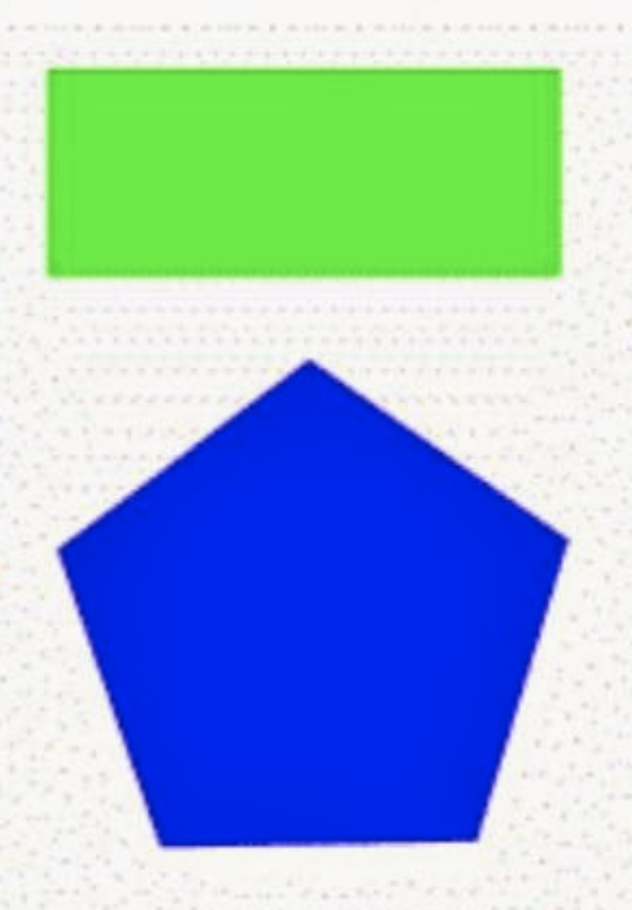
#> input picture colored_shapes.png, 632 x 910 px
$ python 22_contour_properties.py
#> lines starting #> are read from the running program, lines starting #| are printed output that depends on the picture; after the words box and inside, x2 and y2 are one past the last pixel; in counts of white or black regions, pixels touching at a corner belong together; long printed decimals are rounded
import cv2
import numpy as np

# load image
img = cv2.imread('colored_shapes.png')
#> img is the input picture: shape (910, 632, 3); mean B, G, R 205.6, 179.4, 146.4
imgray = cv2.cvtColor(img, cv2.COLOR_BGR2GRAY)
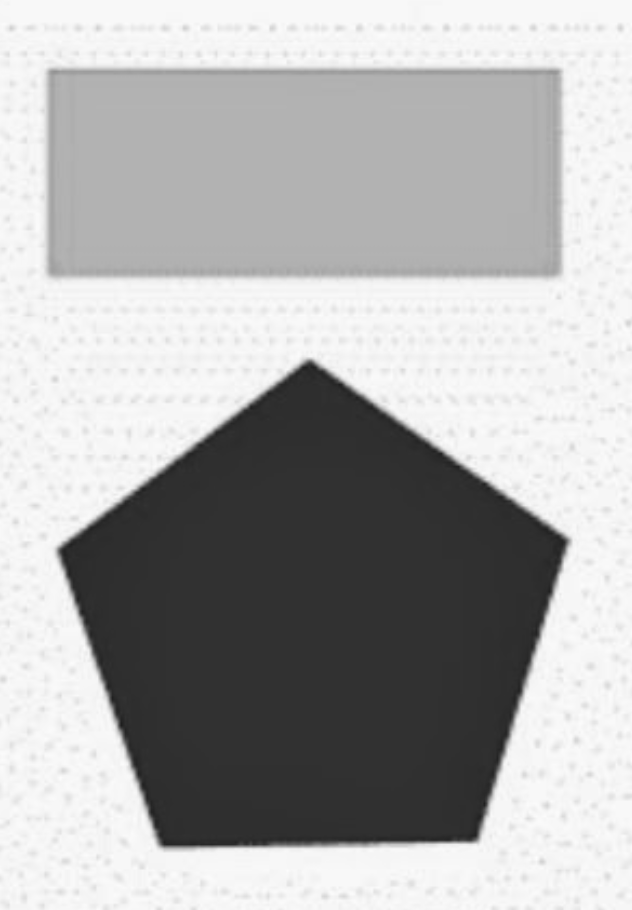
#> imgray: shape (910, 632); min 30, max 253, mean 172.5

# get contours based on threshold
ret, thresh = cv2.threshold(imgray, 200, 255, 0)
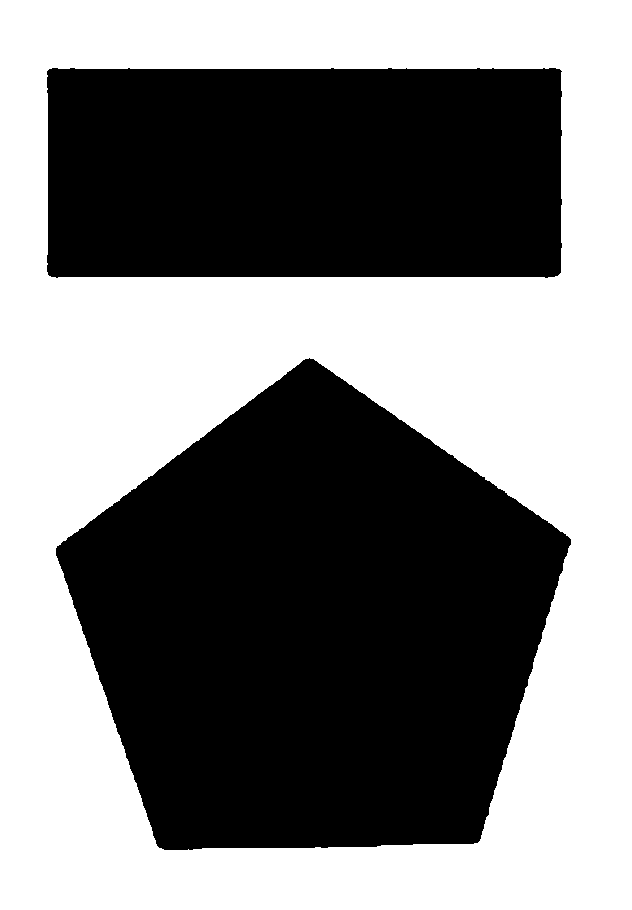
#> thresh: shape (910, 632); 51% white; 2 black regions
contours, hierarchy = cv2.findContours(thresh, cv2.RETR_TREE,
                                       cv2.CHAIN_APPROX_SIMPLE)
#> contours = 3 contours; box (x1, y1, x2, y2) and area: (0, 0, 632, 910) 573579, (55, 357, 572, 851) 176000, (46, 67, 563, 279) 107499

# get specific contour
cnt = contours[1]
#> cnt = contour of 691 points, box (x1, y1, x2, y2) (55, 357, 572, 851), area 176000

# aspect_ratio: width / height
x, y, w, h = cv2.boundingRect(cnt)
#> x = 55; y = 357; w = 517; h = 494
aspect_ratio = float(w)/h
#> aspect_ratio = 1.05
print('aspect_ratio (width / height): {}'.format(aspect_ratio))
#| aspect_ratio (width / height): 1.047

# extent: object area / bounding rectangle area
x, y, w, h = cv2.boundingRect(cnt)
area = cv2.contourArea(cnt)
#> area = 176000.5
rect_area = w*h
#> rect_area = 255398
extent = float(area)/rect_area
#> extent = 0.689
print('extent (object area / bounding rect area): {}'.format(extent))
#| extent (object area / bounding rect area): 0.6891

# solidity: contour area / convex hull area
area = cv2.contourArea(cnt)
hull = cv2.convexHull(cnt)
#> hull = contour of 32 points, box (x1, y1, x2, y2) (55, 357, 572, 851), area 177418
hull_area = cv2.contourArea(hull)
#> hull_area = 177418
solidity = float(area)/hull_area
#> solidity = 0.992
print('solidity (contour area / convex hull area): {}'.format(solidity))
#| solidity (contour area / convex hull area): 0.992

# equivalent diameter
area = cv2.contourArea(cnt)
eq_diam = np.sqrt(4*area/np.pi)
#> eq_diam = 473.4
print('equivalent diameter (sqrt(4*contour_area/pi)): {}'.format(eq_diam))
#| equivalent diameter (sqrt(4*contour_area/pi)): 473.382

# object angle, major axis, minor axis
(x, y), (MA, ma), angle = cv2.fitEllipse(cnt)
#> x = 313; y = 628.5; MA = 478.5; ma = 488.4; angle = 175.8
print('x:{}, y:{}, MA:{}, ma:{}, angle:{}'.format(x, y, MA, ma, angle))
#| x:312.992, y:628.513, MA:478.456, ma:488.449, angle:175.801

# mask and pixel points
mask = np.zeros(imgray.shape, np.uint8)
pixelpoints = np.transpose(np.nonzero(mask))
#> pixelpoints = empty array
#> mask: shape (910, 632); every value is 0
print('pixelpoints: {}'.format(pixelpoints))
#| pixelpoints: []

# min/max val, min/max loc
min_val, max_val, min_loc, max_loc = cv2.minMaxLoc(imgray, mask=mask)
#> min_val = 0; max_val = 0; min_loc = (-1, -1); max_loc = (-1, -1)
print('min_val:{}, max_val:{}, min_loc:{}, max_loc:{}'.format(min_val, max_val,
                                                              min_loc, max_loc))
#| min_val:0.0, max_val:0.0, min_loc:(-1, -1), max_loc:(-1, -1)

# mean color
mean_color = cv2.mean(img, mask=mask)
#> mean_color = (0, 0, 0, 0)
print('mean_color:{}'.format(mean_color))
#| mean_color:(0.0, 0.0, 0.0, 0.0)

# extreme points
leftmost = tuple(cnt[cnt[:,:,0].argmin()][0])
#> leftmost = (55, 555)
rightmost = tuple(cnt[cnt[:,:,0].argmax()][0])
#> rightmost = (571, 539)
topmost = tuple(cnt[cnt[:,:,1].argmin()][0])
#> topmost = (309, 357)
bottommost = tuple(cnt[cnt[:,:,1].argmax()][0])
#> bottommost = (192, 850)
print('leftmost:{}, rightmost:{}, topmost:{}, bottommost:{}'.format(leftmost,
                                                                    rightmost,
                                                                    topmost,
                                                                    bottommost))
#| leftmost:(55, 555), rightmost:(571, 539), topmost:(309, 357), bottommost:(192, 850)

# draw contours
cv2.drawContours(img, [cnt], 0, (0, 255, 0), 3)
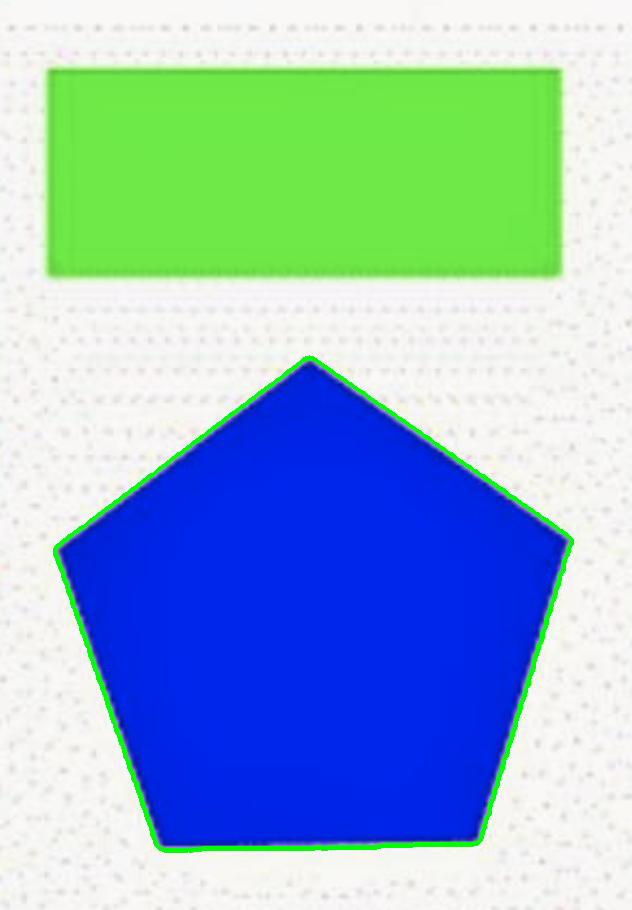
#> img: shape (910, 632, 3); 1.26% of pixels changed, all inside (x1, y1, x2, y2) = (53, 355, 574, 853)

# show image
cv2.imshow('img', img)
cv2.waitKey(0)
cv2.destroyAllWindows()
cv2.waitKey(1)
